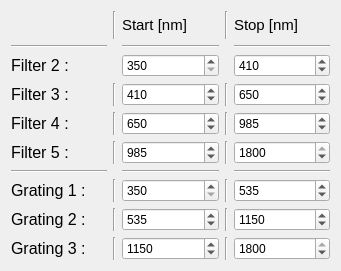
     <widget class="QWidget" name="gridLayoutWidget_10">
      <property name="geometry">
       <rect>
        <x>650</x>
        <y>440</y>
        <width>341</width>
        <height>271</height>
       </rect>
      </property>
      <layout class="QGridLayout" name="gridLayout_dev_2">
       <item row="5" column="3">
        <widget class="Line" name="line_149">
         <property name="orientation">
          <enum>Qt::Vertical</enum>
         </property>
        </widget>
       </item>
       <item row="7" column="1">
        <widget class="Line" name="line_146">
         <property name="orientation">
          <enum>Qt::Vertical</enum>
         </property>
        </widget>
       </item>
       <item row="8" column="3">
        <widget class="Line" name="line_150">
         <property name="orientation">
          <enum>Qt::Vertical</enum>
         </property>
        </widget>
       </item>
       <item row="3" column="0">
        <widget class="QLabel" name="Filter3">
         <property name="font">
          <font>
           <pointsize>12</pointsize>
          </font>
         </property>
         <property name="text">
          <string>Filter 3 : </string>
         </property>
        </widget>
       </item>
       <item row="1" column="4">
        <widget class="Line" name="line_135">
         <property name="orientation">
          <enum>Qt::Horizontal</enum>
         </property>
        </widget>
       </item>
       <item row="9" column="3">
        <widget class="Line" name="line_151">
         <property name="orientation">
          <enum>Qt::Vertical</enum>
         </property>
        </widget>
       </item>
       <item row="4" column="0">
        <widget class="QLabel" name="Filter4">
         <property name="font">
          <font>
           <pointsize>12</pointsize>
          </font>
         </property>
         <property name="text">
          <string>Filter 4 : </string>
         </property>
        </widget>
       </item>
       <item row="6" column="4">
        <widget class="Line" name="line_128">
         <property name="orientation">
          <enum>Qt::Horizontal</enum>
         </property>
        </widget>
       </item>
       <item row="5" column="1">
        <widget class="Line" name="line_134">
         <property name="orientation">
          <enum>Qt::Vertical</enum>
         </property>
        </widget>
       </item>
       <item row="8" column="1">
        <widget class="Line" name="line_147">
         <property name="orientation">
          <enum>Qt::Vertical</enum>
         </property>
        </widget>
       </item>
       <item row="9" column="1">
        <widget class="Line" name="line_148">
         <property name="orientation">
          <enum>Qt::Vertical</enum>
         </property>
        </widget>
       </item>
       <item row="7" column="4">
        <widget class="QDoubleSpinBox" name="stopNM_G1">
         <property name="suffix">
          <string/>
         </property>
         <property name="decimals">
          <number>0</number>
         </property>
         <property name="minimum">
          <double>350.000000000000000</double>
         </property>
         <property name="maximum">
          <double>1800.000000000000000</double>
         </property>
         <property name="value">
          <double>535.000000000000000</double>
         </property>
        </widget>
       </item>
       <item row="3" column="1">
        <widget class="Line" name="line_122">
         <property name="orientation">
          <enum>Qt::Vertical</enum>
         </property>
        </widget>
       </item>
       <item row="6" column="0">
        <widget class="Line" name="line_124">
         <property name="orientation">
          <enum>Qt::Horizontal</enum>
         </property>
        </widget>
       </item>
       <item row="5" column="4">
        <widget class="QDoubleSpinBox" name="stopNM_F5">
         <property name="suffix">
          <string/>
         </property>
         <property name="decimals">
          <number>0</number>
         </property>
         <property name="minimum">
          <double>350.000000000000000</double>
         </property>
         <property name="maximum">
          <double>1800.000000000000000</double>
         </property>
         <property name="value">
          <double>1800.000000000000000</double>
         </property>
        </widget>
       </item>
       <item row="4" column="3">
        <widget class="Line" name="line_131">
         <property name="orientation">
          <enum>Qt::Vertical</enum>
         </property>
        </widget>
       </item>
       <item row="6" column="2">
        <widget class="Line" name="line_132">
         <property name="orientation">
          <enum>Qt::Horizontal</enum>
         </property>
        </widget>
       </item>
       <item row="3" column="3">
        <widget class="Line" name="line_138">
         <property name="orientation">
          <enum>Qt::Vertical</enum>
         </property>
        </widget>
       </item>
       <item row="7" column="3">
        <widget class="Line" name="line_144">
         <property name="orientation">
          <enum>Qt::Vertical</enum>
         </property>
        </widget>
       </item>
       <item row="3" column="4">
        <widget class="QDoubleSpinBox" name="stopNM_F3">
         <property name="suffix">
          <string/>
         </property>
         <property name="decimals">
          <number>0</number>
         </property>
         <property name="minimum">
          <double>350.000000000000000</double>
         </property>
         <property name="maximum">
          <double>1800.000000000000000</double>
         </property>
         <property name="value">
          <double>650.000000000000000</double>
         </property>
        </widget>
       </item>
       <item row="4" column="1">
        <widget class="Line" name="line_139">
         <property name="orientation">
          <enum>Qt::Vertical</enum>
         </property>
        </widget>
       </item>
       <item row="5" column="2">
        <widget class="QDoubleSpinBox" name="startNM_F5">
         <property name="suffix">
          <string/>
         </property>
         <property name="decimals">
          <number>0</number>
         </property>
         <property name="minimum">
          <double>350.000000000000000</double>
         </property>
         <property name="maximum">
          <double>1800.000000000000000</double>
         </property>
         <property name="value">
          <double>985.000000000000000</double>
         </property>
        </widget>
       </item>
       <item row="4" column="2">
        <widget class="QDoubleSpinBox" name="startNM_F4">
         <property name="suffix">
          <string/>
         </property>
         <property name="decimals">
          <number>0</number>
         </property>
         <property name="minimum">
          <double>350.000000000000000</double>
         </property>
         <property name="maximum">
          <double>1800.000000000000000</double>
         </property>
         <property name="value">
          <double>650.000000000000000</double>
         </property>
        </widget>
       </item>
       <item row="4" column="4">
        <widget class="QDoubleSpinBox" name="stopNM_F4">
         <property name="suffix">
          <string/>
         </property>
         <property name="decimals">
          <number>0</number>
         </property>
         <property name="minimum">
          <double>350.000000000000000</double>
         </property>
         <property name="maximum">
          <double>1800.000000000000000</double>
         </property>
         <property name="value">
          <double>985.000000000000000</double>
         </property>
        </widget>
       </item>
       <item row="3" column="2">
        <widget class="QDoubleSpinBox" name="startNM_F3">
         <property name="suffix">
          <string/>
         </property>
         <property name="decimals">
          <number>0</number>
         </property>
         <property name="minimum">
          <double>350.000000000000000</double>
         </property>
         <property name="maximum">
          <double>1800.000000000000000</double>
         </property>
         <property name="value">
          <double>410.000000000000000</double>
         </property>
        </widget>
       </item>
       <item row="7" column="2">
        <widget class="QDoubleSpinBox" name="startNM_G1">
         <property name="suffix">
          <string/>
         </property>
         <property name="decimals">
          <number>0</number>
         </property>
         <property name="minimum">
          <double>350.000000000000000</double>
         </property>
         <property name="maximum">
          <double>1800.000000000000000</double>
         </property>
         <property name="value">
          <double>350.000000000000000</double>
         </property>
        </widget>
       </item>
       <item row="7" column="0">
        <widget class="QLabel" name="Grating1">
         <property name="font">
          <font>
           <pointsize>12</pointsize>
          </font>
         </property>
         <property name="text">
          <string>Grating 1 : </string>
         </property>
        </widget>
       </item>
       <item row="5" column="0">
        <widget class="QLabel" name="Filter5">
         <property name="font">
          <font>
           <pointsize>12</pointsize>
          </font>
         </property>
         <property name="text">
          <string>Filter 5 : </string>
         </property>
        </widget>
       </item>
       <item row="8" column="0">
        <widget class="QLabel" name="Grating2">
         <property name="font">
          <font>
           <pointsize>12</pointsize>
          </font>
         </property>
         <property name="text">
          <string>Grating 2 : </string>
         </property>
        </widget>
       </item>
       <item row="9" column="0">
        <widget class="QLabel" name="Grating3">
         <property name="font">
          <font>
           <pointsize>12</pointsize>
          </font>
         </property>
         <property name="text">
          <string>Grating 3 : </string>
         </property>
        </widget>
       </item>
       <item row="8" column="2">
        <widget class="QDoubleSpinBox" name="startNM_G2">
         <property name="suffix">
          <string/>
         </property>
         <property name="decimals">
          <number>0</number>
         </property>
         <property name="minimum">
          <double>350.000000000000000</double>
         </property>
         <property name="maximum">
          <double>1800.000000000000000</double>
         </property>
         <property name="value">
          <double>535.000000000000000</double>
         </property>
        </widget>
       </item>
       <item row="9" column="2">
        <widget class="QDoubleSpinBox" name="startNM_G3">
         <property name="suffix">
          <string/>
         </property>
         <property name="decimals">
          <number>0</number>
         </property>
         <property name="minimum">
          <double>350.000000000000000</double>
         </property>
         <property name="maximum">
          <double>2500.000000000000000</double>
         </property>
         <property name="value">
          <double>1150.000000000000000</double>
         </property>
        </widget>
       </item>
       <item row="1" column="2">
        <widget class="Line" name="line_133">
         <property name="orientation">
          <enum>Qt::Horizontal</enum>
         </property>
        </widget>
       </item>
       <item row="8" column="4">
        <widget class="QDoubleSpinBox" name="stopNM_G2">
         <property name="suffix">
          <string/>
         </property>
         <property name="decimals">
          <number>0</number>
         </property>
         <property name="minimum">
          <double>350.000000000000000</double>
         </property>
         <property name="maximum">
          <double>1800.000000000000000</double>
         </property>
         <property name="value">
          <double>1150.000000000000000</double>
         </property>
        </widget>
       </item>
       <item row="1" column="0">
        <widget class="Line" name="line_136">
         <property name="orientation">
          <enum>Qt::Horizontal</enum>
         </property>
        </widget>
       </item>
       <item row="9" column="4">
        <widget class="QDoubleSpinBox" name="stopNM_G3">
         <property name="suffix">
          <string/>
         </property>
         <property name="decimals">
          <number>0</number>
         </property>
         <property name="minimum">
          <double>350.000000000000000</double>
         </property>
         <property name="maximum">
          <double>1800.000000000000000</double>
         </property>
         <property name="value">
          <double>1800.000000000000000</double>
         </property>
        </widget>
       </item>
       <item row="0" column="3">
        <widget class="Line" name="line_137">
         <property name="orientation">
          <enum>Qt::Vertical</enum>
         </property>
        </widget>
       </item>
       <item row="0" column="2">
        <widget class="QLabel" name="start_label_3">
         <property name="font">
          <font>
           <pointsize>11</pointsize>
           <italic>false</italic>
          </font>
         </property>
         <property name="text">
          <string>Start [nm]</string>
         </property>
        </widget>
       </item>
       <item row="0" column="1">
        <widget class="Line" name="line_140">
         <property name="orientation">
          <enum>Qt::Vertical</enum>
         </property>
        </widget>
       </item>
       <item row="0" column="4">
        <widget class="QLabel" name="stop_label_2">
         <property name="font">
          <font>
           <pointsize>11</pointsize>
          </font>
         </property>
         <property name="text">
          <string>Stop [nm]</string>
         </property>
        </widget>
       </item>
       <item row="2" column="0">
        <widget class="QLabel" name="Filter2">
         <property name="font">
          <font>
           <pointsize>12</pointsize>
          </font>
         </property>
         <property name="text">
          <string>Filter 2 : </string>
         </property>
        </widget>
       </item>
       <item row="2" column="2">
        <widget class="QDoubleSpinBox" name="startNM_F2">
         <property name="suffix">
          <string/>
         </property>
         <property name="decimals">
          <number>0</number>
         </property>
         <property name="minimum">
          <double>350.000000000000000</double>
         </property>
         <property name="maximum">
          <double>1800.000000000000000</double>
         </property>
         <property name="value">
          <double>350.000000000000000</double>
         </property>
        </widget>
       </item>
       <item row="2" column="4">
        <widget class="QDoubleSpinBox" name="stopNM_F2">
         <property name="suffix">
          <string/>
         </property>
         <property name="decimals">
          <number>0</number>
         </property>
         <property name="minimum">
          <double>350.000000000000000</double>
         </property>
         <property name="maximum">
          <double>1800.000000000000000</double>
         </property>
         <property name="value">
          <double>410.000000000000000</double>
         </property>
        </widget>
       </item>
      </layout>
     </widget>
